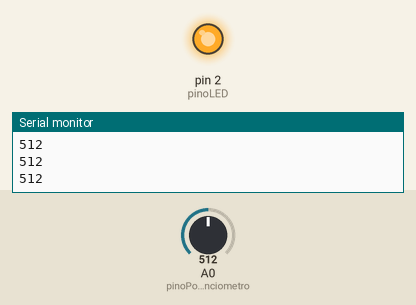
This sketch was run on a simulated Arduino Uno, built with avr-gcc and run on an emulated ATmega328P. Parts: output pins drawn as LEDs (lit = HIGH), the last lines printed to the serial monitor. The test bench sets the inputs (shaded band); at power-on: A0 (pinoPotenciometro) = 512.

Above: at 1.2 s.
1.3 s: A0 (pinoPotenciometro) set to 500
At 2.0 s:
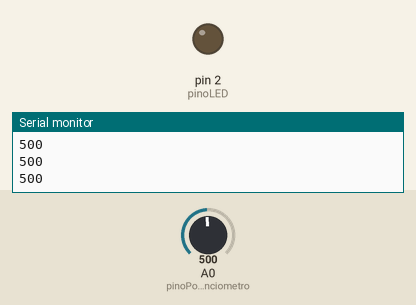
2.8 s: A0 (pinoPotenciometro) set to 716
At 3.3 s:
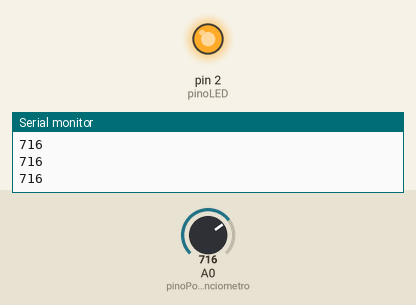
4.3 s: A0 (pinoPotenciometro) set to 511
At 4.6 s:
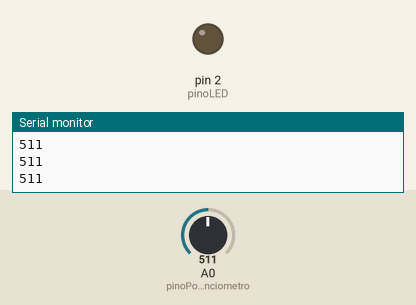
Timing chart, 0 to 7.3 s (numbered marks = the images above; inputs shaded):
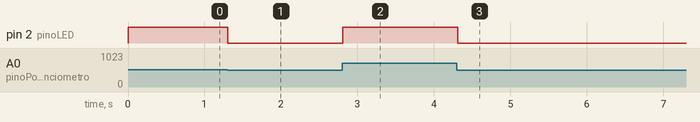

The sketch:

16_B.ino
```cpp
//16º Projeto(b): Potenciômetro
//Gabriel Sassati da Costa

/* Define o pino analógico A0 como a entrada onde o potenciômetro está conectado. Esse pino será usado
para ler a posição (valor) do potenciômetro.*/
int pinoPotenciometro = A0;

/* Define o pino digital 2 como a saída onde o LED está conectado. Esse pino será usado para controlar o
brilho do LED. */
int pinoLED = 2;

/* Cria uma variável que armazenará o valor lido do potenciômetro. Esse valor varia entre 0 e 1023,
conforme a rotação do eixo do potenciômetro. */
int valorPotenciometro;

void setup() {
/* Configura o pino do LED (pino 2) como uma saída. Isso é necessário para que possamos enviar sinais
(valores de PWM) para ele. */
pinMode(pinoLED, OUTPUT);

/* Inicia a comunicação serial com o computador com uma taxa de 9600 bits por segundo. Isso permite
visualizar no Monitor Serial o valor lido do potenciômetro. */
Serial.begin(9600);
}

void loop() {
/* Lê o valor analógico do potenciômetro conectado ao pino A0. A função analogRead() retorna um valor
entre 0 e 1023, onde 0 representa 0V e 1023 representa 5V (ou 3.3V, dependendo da placa). */
valorPotenciometro = analogRead(pinoPotenciometro);

  /* Envia o valor lido do potenciômetro para o Monitor Serial. Isso é útil para o usuário acompanhar como o
valor muda conforme gira o botão. */
Serial.println(valorPotenciometro);

  /* Converte o valor lido (0 a 1023) para um intervalo entre 0 e 255, que é o intervalo aceito pela função
analogWrite() para PWM (modulação por largura de pulso). Isso controla o brilho do LED de forma
proporcional ao valor do potenciômetro. Dividimos por 4 porque 1023 / 4 = 255,75. */
analogWrite(pinoLED, valorPotenciometro / 4);

  /* Aguarda 100 milissegundos antes de repetir o processo. Isso reduz a velocidade do loop e evita
atualizações muito rápidas que podem tornar os dados no monitor serial difíceis de acompanhar. */
delay(100);
}
```

Measured:
- the behaviour switches between 512 and 511 on A0 (pinoPotenciometro) (found by bisection; images 0 and 1)
- after the input at 1.3 s, pin 2 (pinoLED): HIGH → LOW at once
- after the input at 2.8 s, pin 2 (pinoLED): LOW → HIGH at once
- after the input at 4.3 s, pin 2 (pinoLED): HIGH → LOW at once
